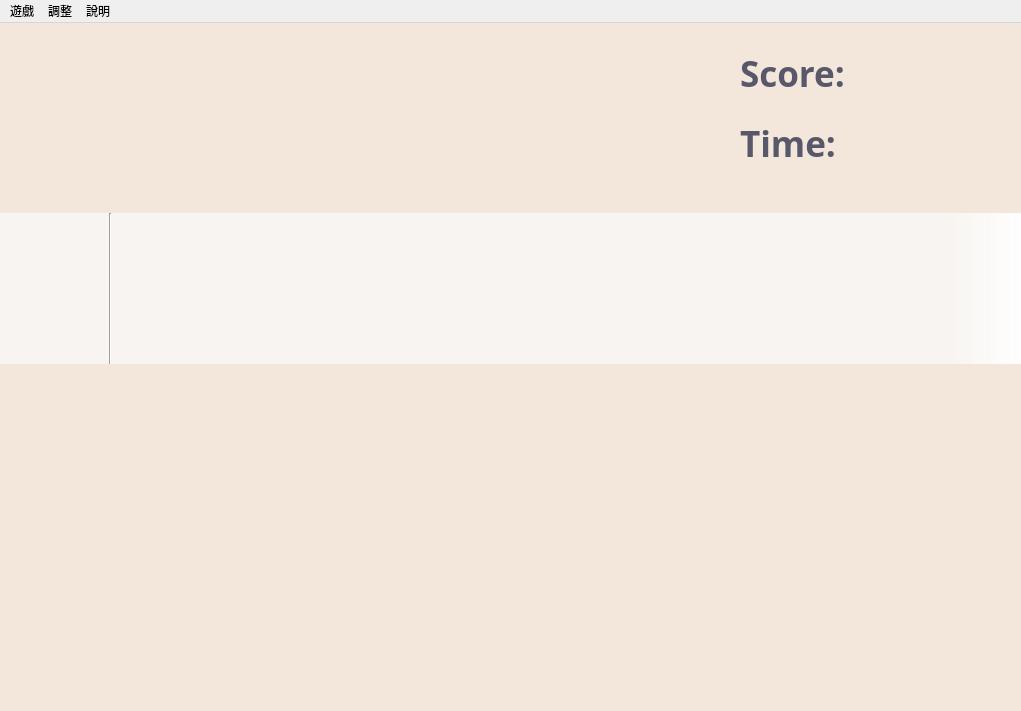
<?xml version="1.0" encoding="UTF-8"?>
<ui version="4.0">
 <class>PlayWindow</class>
 <widget class="QMainWindow" name="PlayWindow">
  <property name="geometry">
   <rect>
    <x>0</x>
    <y>0</y>
    <width>1021</width>
    <height>711</height>
   </rect>
  </property>
  <property name="windowTitle">
   <string>RIS的太鼓達人ヽ(´∀`*)ﾉ</string>
  </property>
  <widget class="QWidget" name="centralwidget">
   <widget class="QLabel" name="label_playbg">
    <property name="geometry">
     <rect>
      <x>0</x>
      <y>-100</y>
      <width>1021</width>
      <height>811</height>
     </rect>
    </property>
    <property name="styleSheet">
     <string notr="true">background-color: rgb(243, 231, 219);</string>
    </property>
    <property name="text">
     <string/>
    </property>
    <property name="pixmap">
     <pixmap resource="images/imagercs.qrc">:/a9d6394a02957efa11b10b815b763ee4.jpg</pixmap>
    </property>
    <property name="alignment">
     <set>Qt::AlignCenter</set>
    </property>
   </widget>
   <widget class="QLabel" name="label_catpizza">
    <property name="geometry">
     <rect>
      <x>850</x>
      <y>500</y>
      <width>161</width>
      <height>161</height>
     </rect>
    </property>
    <property name="text">
     <string/>
    </property>
    <property name="pixmap">
     <pixmap resource="images/imagercs.qrc">:/200 (4).gif</pixmap>
    </property>
    <property name="alignment">
     <set>Qt::AlignCenter</set>
    </property>
   </widget>
   <widget class="Line" name="line_critical">
    <property name="geometry">
     <rect>
      <x>100</x>
      <y>190</y>
      <width>21</width>
      <height>151</height>
     </rect>
    </property>
    <property name="sizePolicy">
     <sizepolicy hsizetype="Fixed" vsizetype="Minimum">
      <horstretch>0</horstretch>
      <verstretch>0</verstretch>
     </sizepolicy>
    </property>
    <property name="sizeIncrement">
     <size>
      <width>0</width>
      <height>0</height>
     </size>
    </property>
    <property name="baseSize">
     <size>
      <width>0</width>
      <height>0</height>
     </size>
    </property>
    <property name="orientation">
     <enum>Qt::Vertical</enum>
    </property>
   </widget>
   <widget class="QLabel" name="label_time">
    <property name="geometry">
     <rect>
      <x>740</x>
      <y>90</y>
      <width>261</width>
      <height>61</height>
     </rect>
    </property>
    <property name="font">
     <font>
      <family>Castellar</family>
      <pointsize>26</pointsize>
      <weight>75</weight>
      <bold>true</bold>
     </font>
    </property>
    <property name="styleSheet">
     <string notr="true">color: rgb(88, 88, 106);</string>
    </property>
    <property name="text">
     <string>Time:</string>
    </property>
   </widget>
   <widget class="QLabel" name="label_score">
    <property name="geometry">
     <rect>
      <x>740</x>
      <y>20</y>
      <width>261</width>
      <height>61</height>
     </rect>
    </property>
    <property name="font">
     <font>
      <family>Castellar</family>
      <pointsize>26</pointsize>
      <weight>75</weight>
      <bold>true</bold>
     </font>
    </property>
    <property name="styleSheet">
     <string notr="true">color: rgb(88, 88, 106);</string>
    </property>
    <property name="text">
     <string>Score:</string>
    </property>
   </widget>
   <widget class="QGraphicsView" name="graphicsView_play">
    <property name="geometry">
     <rect>
      <x>-5</x>
      <y>190</y>
      <width>1031</width>
      <height>151</height>
     </rect>
    </property>
    <property name="styleSheet">
     <string notr="true">background-color: qlineargradient(spread:repeat, x1:0, y1:0, x2:1, y2:0, stop:0.923274 rgba(250, 250, 250, 174), stop:1 rgba(255, 255, 255, 255));</string>
    </property>
    <property name="frameShape">
     <enum>QFrame::NoFrame</enum>
    </property>
    <property name="frameShadow">
     <enum>QFrame::Raised</enum>
    </property>
    <property name="lineWidth">
     <number>1</number>
    </property>
    <property name="midLineWidth">
     <number>0</number>
    </property>
    <property name="verticalScrollBarPolicy">
     <enum>Qt::ScrollBarAlwaysOff</enum>
    </property>
    <property name="horizontalScrollBarPolicy">
     <enum>Qt::ScrollBarAlwaysOff</enum>
    </property>
    <property name="resizeAnchor">
     <enum>QGraphicsView::AnchorViewCenter</enum>
    </property>
   </widget>
   <widget class="QLabel" name="label">
    <property name="geometry">
     <rect>
      <x>410</x>
      <y>570</y>
      <width>91</width>
      <height>91</height>
     </rect>
    </property>
    <property name="text">
     <string/>
    </property>
    <property name="pixmap">
     <pixmap resource="images/imagercs.qrc">:/wordball_r.png</pixmap>
    </property>
    <property name="alignment">
     <set>Qt::AlignCenter</set>
    </property>
    <property name="textInteractionFlags">
     <set>Qt::NoTextInteraction</set>
    </property>
   </widget>
   <widget class="QLabel" name="label_2">
    <property name="geometry">
     <rect>
      <x>540</x>
      <y>570</y>
      <width>91</width>
      <height>91</height>
     </rect>
    </property>
    <property name="text">
     <string/>
    </property>
    <property name="pixmap">
     <pixmap resource="images/imagercs.qrc">:/wordball_l.png</pixmap>
    </property>
    <property name="alignment">
     <set>Qt::AlignCenter</set>
    </property>
    <property name="textInteractionFlags">
     <set>Qt::NoTextInteraction</set>
    </property>
   </widget>
   <zorder>label_playbg</zorder>
   <zorder>graphicsView_play</zorder>
   <zorder>label_catpizza</zorder>
   <zorder>label_time</zorder>
   <zorder>label_score</zorder>
   <zorder>line_critical</zorder>
   <zorder>label_intro_L</zorder>
   <zorder>label_intro_R</zorder>
   <zorder>label</zorder>
   <zorder>label_2</zorder>
  </widget>
  <widget class="QMenuBar" name="menubar">
   <property name="geometry">
    <rect>
     <x>0</x>
     <y>0</y>
     <width>1021</width>
     <height>25</height>
    </rect>
   </property>
   <widget class="QMenu" name="menu">
    <property name="title">
     <string>遊戲</string>
    </property>
    <addaction name="action_pause"/>
    <addaction name="action_restart"/>
    <addaction name="action_tostartwindow"/>
    <addaction name="separator"/>
    <addaction name="action_quit"/>
   </widget>
   <widget class="QMenu" name="menu_2">
    <property name="title">
     <string>調整</string>
    </property>
   </widget>
   <widget class="QMenu" name="menu_3">
    <property name="title">
     <string>說明</string>
    </property>
    <addaction name="action_howto"/>
    <addaction name="action_ris"/>
    <addaction name="action_aboutgame"/>
   </widget>
   <addaction name="menu"/>
   <addaction name="menu_2"/>
   <addaction name="menu_3"/>
  </widget>
  <action name="action_pause">
   <property name="text">
    <string>暫停</string>
   </property>
  </action>
  <action name="action_restart">
   <property name="text">
    <string>重新開始</string>
   </property>
  </action>
  <action name="action_quit">
   <property name="text">
    <string>我不玩了</string>
   </property>
  </action>
  <action name="action_tostartwindow">
   <property name="text">
    <string>回到開始畫面</string>
   </property>
  </action>
  <action name="action_howto">
   <property name="text">
    <string>要怎麼玩</string>
   </property>
  </action>
  <action name="action_ris">
   <property name="text">
    <string>關於作者萌RIS</string>
   </property>
  </action>
  <action name="action_aboutgame">
   <property name="text">
    <string>關於這ㄍ遊戲</string>
   </property>
  </action>
 </widget>
 <resources>
  <include location="images/imagercs.qrc"/>
 </resources>
 <connections/>
</ui>
